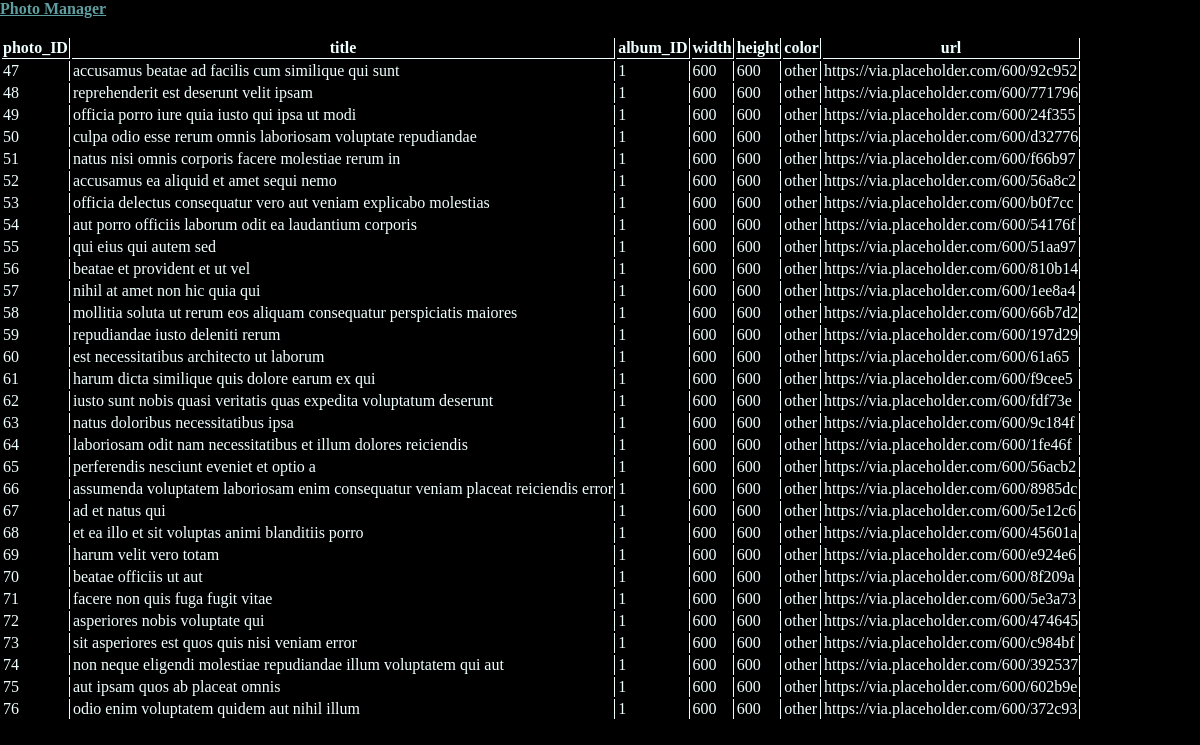
The app's page /photo-manager/options/read with its own data.
### photo_manager/models.py (models this page shows)
class Photo(models.Model):
    photo_ID = models.AutoField(primary_key=True)
    title = models.CharField(max_length=200)
    album_ID = models.IntegerField()
    width = models.IntegerField()
    height = models.IntegerField()
    color = models.CharField(max_length=100)
    url = models.ImageField(upload_to='images')

### photo_manager/views.py (the view)
# urls.py: path('photo-manager/options/read', views.read, name='option-read'),
def read(request):
    photos = Photo.objects.all()
    field_names = [f.name for f in Photo._meta.get_fields()]
    object_fields = ['photo.' + field for field in field_names]
    context = {'photos': photos, 'field_names': field_names,
               'object_fields': object_fields}
    return render(request, 'photo_manager/options/read.html', context)

### photo_manager/templates/photo_manager/options/read.html
{% extends 'photo_manager/base/base.html' %}
{% block body %}
<br>
<div>
    <table class="photo_table">
        <tr>
            {% for field in field_names%}
            <th>{{ field }}</th>
            {% endfor %}
        </tr>
        {% for photo in photos %}
        <tr>
            <td>{{ photo.photo_ID}} </td>
            <td>{{ photo.title }} </td>
            <td>{{ photo.album_ID }} </td>
            <td>{{ photo.width }} </td>
            <td>{{ photo.height }} </td>
            <td>{{ photo.color }} </td>
            <td>{{ photo.url }} </td>
        </tr>
        {% empty %}
        <p>Sorry, no images found in the database. Please <a href="{% url 'option-create' %}">add manually</a> or <a
                href="{% url 'option-initialize-database' %}">initalize the database</a>.</p>
        </p>
        {% endfor %}
    </table>
</div>
{% endblock %}

### photo_manager/static/photo_manager/styles/base.css (style rules this page uses)
:root { --global-font: Calibri; --global-primary-color: cadetblue; --global-secondary-color: skyblue; --global-tertiary-color: azure; }
body { font-family: var(--global-font); color: var(--global-tertiary-color); margin: 0; background-color: black; }
.photo_table td { border-right: 1px solid var(--global-tertiary-color); }
.photo_table th { border-right: 1px solid var(--global-tertiary-color); border-bottom: 1px solid var(--global-tertiary-color); }

### records on screen
Photo: photo_ID "47", title "accusamus beatae ad facilis cum similique qui sunt", album_ID "1", width "600", height "600", color "other", url "https://via.placeholder.com/600/92c952"
Photo: photo_ID "48", title "reprehenderit est deserunt velit ipsam", album_ID "1", width "600", height "600", color "other", url "https://via.placeholder.com/600/771796"
Photo: photo_ID "49", title "officia porro iure quia iusto qui ipsa ut modi", album_ID "1", width "600", height "600", color "other", url "https://via.placeholder.com/600/24f355"
Photo: photo_ID "50", title "culpa odio esse rerum omnis laboriosam voluptate repudiandae", album_ID "1", width "600", height "600", color "other", url "https://via.placeholder.com/600/d32776"
Photo: photo_ID "51", title "natus nisi omnis corporis facere molestiae rerum in", album_ID "1", width "600", height "600", color "other", url "https://via.placeholder.com/600/f66b97"
Photo: photo_ID "52", title "accusamus ea aliquid et amet sequi nemo", album_ID "1", width "600", height "600", color "other", url "https://via.placeholder.com/600/56a8c2"
Photo: photo_ID "53", title "officia delectus consequatur vero aut veniam explicabo molestias", album_ID "1", width "600", height "600", color "other", url "https://via.placeholder.com/600/b0f7cc"
Photo: photo_ID "54", title "aut porro officiis laborum odit ea laudantium corporis", album_ID "1", width "600", height "600", color "other", url "https://via.placeholder.com/600/54176f"
Photo: photo_ID "55", title "qui eius qui autem sed", album_ID "1", width "600", height "600", color "other", url "https://via.placeholder.com/600/51aa97"
Photo: photo_ID "56", title "beatae et provident et ut vel", album_ID "1", width "600", height "600", color "other", url "https://via.placeholder.com/600/810b14"
Photo: photo_ID "57", title "nihil at amet non hic quia qui", album_ID "1", width "600", height "600", color "other", url "https://via.placeholder.com/600/1ee8a4"
Photo: photo_ID "58", title "mollitia soluta ut rerum eos aliquam consequatur perspiciatis maiores", album_ID "1", width "600", height "600", color "other", url "https://via.placeholder.com/600/66b7d2"
Photo: photo_ID "59", title "repudiandae iusto deleniti rerum", album_ID "1", width "600", height "600", color "other", url "https://via.placeholder.com/600/197d29"
Photo: photo_ID "60", title "est necessitatibus architecto ut laborum", album_ID "1", width "600", height "600", color "other", url "https://via.placeholder.com/600/61a65"
Photo: photo_ID "61", title "harum dicta similique quis dolore earum ex qui", album_ID "1", width "600", height "600", color "other", url "https://via.placeholder.com/600/f9cee5"
Photo: photo_ID "62", title "iusto sunt nobis quasi veritatis quas expedita voluptatum deserunt", album_ID "1", width "600", height "600", color "other", url "https://via.placeholder.com/600/fdf73e"
Photo: photo_ID "63", title "natus doloribus necessitatibus ipsa", album_ID "1", width "600", height "600", color "other", url "https://via.placeholder.com/600/9c184f"
Photo: photo_ID "64", title "laboriosam odit nam necessitatibus et illum dolores reiciendis", album_ID "1", width "600", height "600", color "other", url "https://via.placeholder.com/600/1fe46f"
Photo: photo_ID "65", title "perferendis nesciunt eveniet et optio a", album_ID "1", width "600", height "600", color "other", url "https://via.placeholder.com/600/56acb2"
Photo: photo_ID "66", title "assumenda voluptatem laboriosam enim consequatur veniam placeat reiciendis error", album_ID "1", width "600", height "600", color "other", url "https://via.placeholder.com/600/8985dc"
Photo: photo_ID "67", title "ad et natus qui", album_ID "1", width "600", height "600", color "other", url "https://via.placeholder.com/600/5e12c6"
Photo: photo_ID "68", title "et ea illo et sit voluptas animi blanditiis porro", album_ID "1", width "600", height "600", color "other", url "https://via.placeholder.com/600/45601a"
Photo: photo_ID "69", title "harum velit vero totam", album_ID "1", width "600", height "600", color "other", url "https://via.placeholder.com/600/e924e6"
Photo: photo_ID "70", title "beatae officiis ut aut", album_ID "1", width "600", height "600", color "other", url "https://via.placeholder.com/600/8f209a"
Photo: photo_ID "71", title "facere non quis fuga fugit vitae", album_ID "1", width "600", height "600", color "other", url "https://via.placeholder.com/600/5e3a73"
Photo: photo_ID "72", title "asperiores nobis voluptate qui", album_ID "1", width "600", height "600", color "other", url "https://via.placeholder.com/600/474645"
Photo: photo_ID "73", title "sit asperiores est quos quis nisi veniam error", album_ID "1", width "600", height "600", color "other", url "https://via.placeholder.com/600/c984bf"
Photo: photo_ID "74", title "non neque eligendi molestiae repudiandae illum voluptatem qui aut", album_ID "1", width "600", height "600", color "other", url "https://via.placeholder.com/600/392537"
Photo: photo_ID "75", title "aut ipsam quos ab placeat omnis", album_ID "1", width "600", height "600", color "other", url "https://via.placeholder.com/600/602b9e"
Photo: photo_ID "76", title "odio enim voluptatem quidem aut nihil illum", album_ID "1", width "600", height "600", color "other", url "https://via.placeholder.com/600/372c93"

### other values on screen
{{ field }} "photo_ID" "title" "album_ID" "width" "height" "color" "url"
